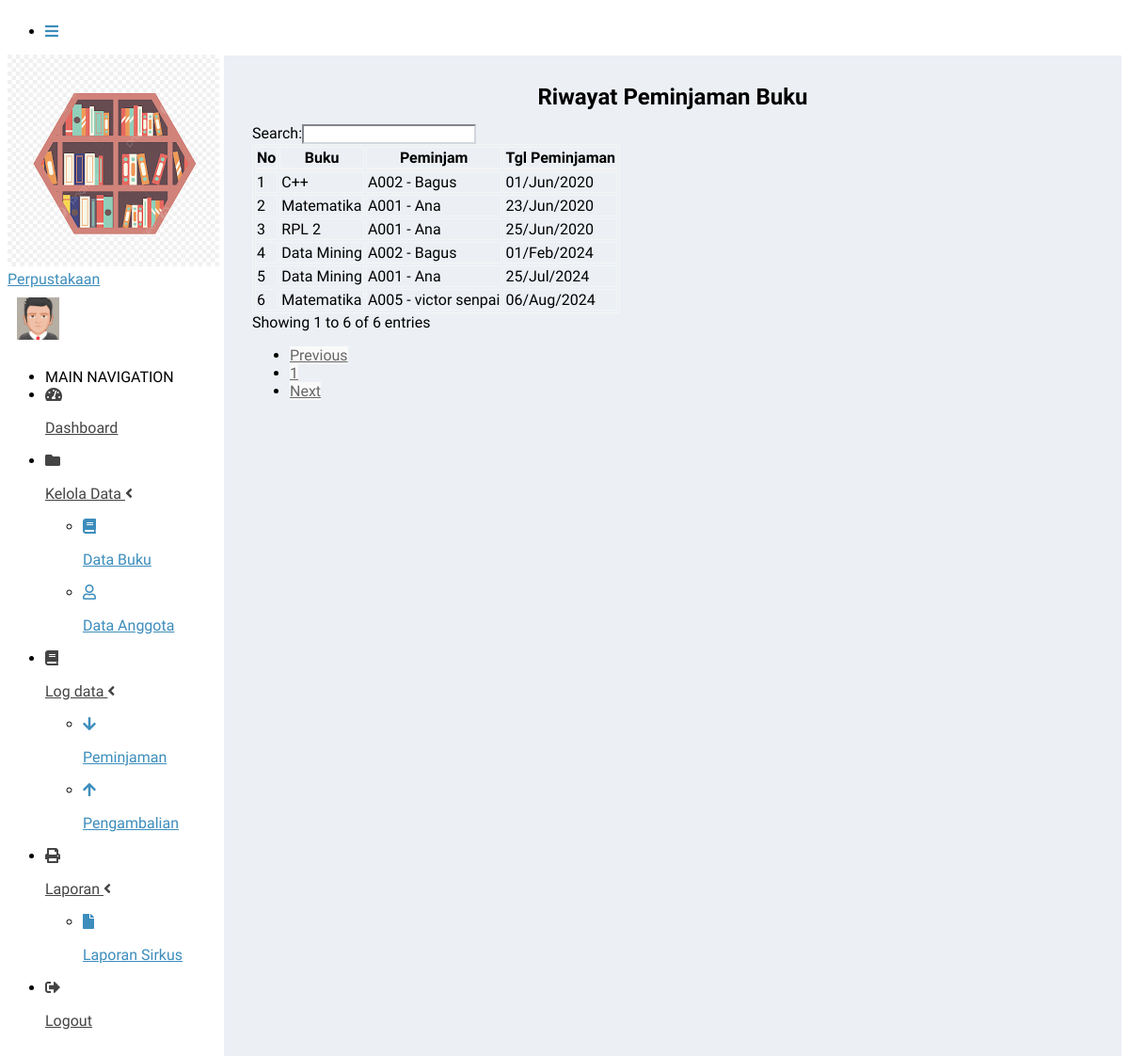
Screenshot of /?page=log_pinjam (signed in) with the database file from the repository.
### tables this page shows
CREATE TABLE `log_pinjam` (
  `id_log` int(11) NOT NULL AUTO_INCREMENT,
  `id_buku` varchar(10) NOT NULL,
  `id_anggota` varchar(10) NOT NULL,
  `tgl_pinjam` date NOT NULL,
  PRIMARY KEY (`id_log`),
  KEY `id_anggota` (`id_anggota`),
  KEY `id_buku` (`id_buku`)
);

CREATE TABLE `tb_buku` (
  `id_buku` varchar(10) NOT NULL,
  `judul_buku` varchar(50) NOT NULL,
  `pengarang` varchar(50) NOT NULL,
  `penerbit` varchar(50) NOT NULL,
  `th_terbit` year(4) NOT NULL,
  PRIMARY KEY (`id_buku`)
);

CREATE TABLE `tb_anggota` (
  `id_anggota` varchar(10) NOT NULL,
  `id_pengguna` int(11) NOT NULL,
  `nama` varchar(50) NOT NULL,
  `jekel` enum('Laki-laki','Perempuan') NOT NULL,
  `kelas` varchar(50) NOT NULL,
  `no_hp` varchar(20) NOT NULL,
  PRIMARY KEY (`id_anggota`),
  KEY `id_pengguna` (`id_pengguna`)
);

### admin/log/log_pinjam.php (the view)
<section class="content-header">
	<h1 style="text-align:center;">
		Riwayat Peminjaman Buku
	</h1>
</section>
<section class="content">
	<div class="card card-primary">
		<div class="card-body">
			<div class="table-responsive">
				<table id="example1" class="table table-bordered table-hover">
					<thead>
						<tr>
							<th>No</th>
							<th>Buku</th>
							<th>Peminjam</th>
							<th>Tgl Peminjaman</th>
						</tr>
					</thead>
					<tbody>
						<?php
						$koneksi = new mysqli ("localhost","root","","perpustakaan");
                  $no = 1;
                  $sql = $koneksi->query("SELECT b.judul_buku, a.id_anggota, a.nama, l.tgl_pinjam
                  from log_pinjam l inner join tb_buku b on l.id_buku=b.id_buku
				  inner join tb_anggota a on l.id_anggota=a.id_anggota order by tgl_pinjam asc");
                  while ($data= $sql->fetch_assoc()) {
                ?>
						<tr>
							<td>
								<?php echo $no++; ?>
							</td>
							<td>
								<?php echo $data['judul_buku']; ?>
							</td>
							<td>
								<?php echo $data['id_anggota']; ?>
								-
								<?php echo $data['nama']; ?>
							</td>
							<td>
								<?php  $tgl = $data['tgl_pinjam']; echo date("d/M/Y", strtotime($tgl))?>
							</td>
						</tr>
						<?php
                  }
                ?>
					</tbody>
				</table>
			</div>
		</div>
	</div>
</section>

### index.php (shortened to what this page needs)
<?php
if (isset($_SESSION["ses_username"]) == "") {
	header("location: login.php");
} else {
	$username = $_SESSION["ses_username"];
	$level = $_SESSION["ses_level"];
}
?>
<!DOCTYPE html>
<html lang="en">
<head>
  <link rel="stylesheet" href="app/plugins/fontawesome-free/css/all.min.css">
  <link rel="stylesheet" href="https://code.ionicframework.com/ionicons/2.0.1/css/ionicons.min.css">
  <link rel="stylesheet" href="app/plugins/tempusdominus-bootstrap-4/css/tempusdominus-bootstrap-4.min.css">
  <link rel="stylesheet" href="app/plugins/icheck-bootstrap/icheck-bootstrap.min.css">
  <link rel="stylesheet" href="app/plugins/jqvmap/jqvmap.min.css">
  <link rel="stylesheet" href="app/dist/css/adminlte.min.css">
  <link rel="stylesheet" href="app/plugins/overlayScrollbars/css/OverlayScrollbars.min.css">
  <link rel="stylesheet" href="app/plugins/daterangepicker/daterangepicker.css">
	<link rel="stylesheet" href="app/plugins/datatables-autofill/css/autoFill.bootstrap4.min.css">
	<link rel="stylesheet" href="app/plugins/select2/css/select2.min.css">
  <link rel="stylesheet" href="app/plugins/summernote/summernote-bs4.min.css">
  <link rel="stylesheet" href="app/plugins/sweetalert2/sweetalert2.min.css">
</head>
<body class="hold-transition sidebar-mini layout-fixed">
<div class="wrapper">
  <nav class="main-header navbar navbar-expand navbar-white navbar-light">
    <ul class="navbar-nav">
      <li class="nav-item">
        <a class="nav-link" data-widget="pushmenu" href="#" role="button"><i class="fas fa-bars"></i></a>
      </li>
    </ul>
  </nav>
  <aside class="main-sidebar sidebar-dark-primary elevation-4">
    <a href="index.php" class="brand-link">
      <img src="app/dist/img/perpus.png" alt="AdminLTE Logo" class="brand-image img-circle elevation-3" style="opacity: .8">
      <span class="brand-text font-weight-light">Perpustakaan</span>
    </a>
    <div class="sidebar">
      <div class="user-panel mt-3 pb-3 mb-3 d-flex">
        <div class="image">
          <img src="app/dist/img/avatar5.png" class="img-circle elevation-2" alt="User Image">
        </div>
        <div class="info">
          <a href="#" class="d-block"><?php echo $username; ?> | <?php echo $level?></a>
        </div>
      </div>
      <nav class="mt-2">
        <ul class="nav nav-pills nav-sidebar flex-column" data-widget="treeview" role="menu" data-accordion="false">
        <li class="nav-header">MAIN NAVIGATION</li>
        <?php if ($level == "Administrator") { ?>
          <li class="nav-item">
            <a href="http://localhost/perpustakaan/index.php" class="nav-link">
              <i class="nav-icon fas fa-tachometer-alt"></i>
              <p>
                Dashboard
              </p>
            </a>
          <li class="nav-item">
            <a href="#" class="nav-link">
              <i class="nav-icon fa fa-folder"></i>
              <p>
                Kelola Data
                <i class="fas fa-angle-left right"></i>
              </p>
            </a>
            <ul class="nav nav-treeview">
              <li class="nav-item">
                <a href="?page=MyApp/data_buku" class="nav-link">
                  <i class="fa fa-book nav-icon"></i>
                  <p>Data Buku</p>
                </a>
              </li>
              <li class="nav-item">
                <a href="?page=MyApp/data_agt" class="nav-link">
                  <i class="far fa-user nav-icon"></i>
                  <p>Data Anggota</p>
                </a>
              </li>
            </ul>
          </li>
          <li class="nav-item">
            <a href="#" class="nav-link">
              <i class="nav-icon fa fa-book"></i>
              <p>
                Log data
                <i class="fas fa-angle-left right"></i>
              </p>
            </a>
            <ul class="nav nav-treeview">
              <li class="nav-item">
                <a href="?page=log_pinjam" class="nav-link">
                  <i class="fa fa-arrow-down nav-icon"></i>
                  <p>Peminjaman</p>
                </a>
              </li>
              <li class="nav-item">
                <a href="?page=log_kembali" class="nav-link">
                  <i class="fa fa-arrow-up nav-icon"></i>
                  <p>Pengambalian</p>
                </a>
              </li>
            </ul>
          </li>
          <li class="nav-item">
            <a href="#" class="nav-link">
              <i class="nav-icon fa fa-print"></i>
              <p>
                Laporan
                <i class="fas fa-angle-left right"></i>
              </p>
            </a>
            <ul class="nav nav-treeview">
              <li class="nav-item">
                <a href="?page=laporan_sirkulasi" class="nav-link">
                  <i class="fa fa-file nav-icon"></i>
                  <p>Laporan Sirkus</p>
                </a>
              </li>
            </ul>
          </li>
          <li class="nav-header">SETTING</li>
          <li class="nav-item">
            <a href="?page=MyApp/data_pengguna" class="nav-link">
              <i class="nav-icon fa fa-user"></i>
              <p>
                Pengguna Sistem
              </p>
            </a>
          </li>
          <?php
					} elseif ($level == "Petugas") {
					?>
          <li class="nav-item">
            <a href="http://localhost/perpustakaan/index.php" class="nav-link">
              <i class="nav-icon fas fa-tachometer-alt"></i>
              <p>
                Dashboard
              </p>
            </a>
          <li class="nav-item">
            <a href="#" class="nav-link">
              <i class="nav-icon fa fa-folder"></i>
              <p>
                Kelola Data
                <i class="fas fa-angle-left right"></i>
              </p>
            </a>
            <ul class="nav nav-treeview">
              <li class="nav-item">
                <a href="?page=MyApp/data_buku" class="nav-link">
                  <i class="fa fa-book nav-icon"></i>
                  <p>Data Buku</p>
                </a>
              </li>
              <li class="nav-item">
                <a href="?page=MyApp/data_agt" class="nav-link">
                  <i class="far fa-user nav-icon"></i>
                  <p>Data Anggota</p>
                </a>
              </li>
            </ul>
          </li>
          <li class="nav-item">
            <a href="#" class="nav-link">
              <i class="nav-icon fa fa-book"></i>
              <p>
                Log data
                <i class="fas fa-angle-left right"></i>
              </p>
            </a>
            <ul class="nav nav-treeview">
              <li class="nav-item">
                <a href="?page=log_pinjam" class="nav-link">
                  <i class="fa fa-arrow-down nav-icon"></i>
                  <p>Peminjaman</p>
                </a>
              </li>
              <li class="nav-item">
                <a href="?page=log_kembali" class="nav-link">
                  <i class="fa fa-arrow-up nav-icon"></i>
                  <p>Pengambalian</p>
                </a>
              </li>
            </ul>
          </li>
          <li class="nav-item">
            <a href="#" class="nav-link">
              <i class="nav-icon fa fa-print"></i>
              <p>
                Laporan
                <i class="fas fa-angle-left right"></i>
              </p>
            </a>
            <ul class="nav nav-treeview">
              <li class="nav-item">
                <a href="?page=laporan_sirkulasi" class="nav-link">
                  <i class="fa fa-file nav-icon"></i>
                  <p>Laporan Sirkus</p>
                </a>
              </li>
            </ul>
          </li>
          <?php }?>
          <li class="nav-item">
            <a href="logout.php"  onclick="return confirm('Anda yakin keluar dari aplikasi ?')" class="nav-link">
              <i class="nav-icon fas fa-sign-out-alt"></i>
              <p>
                Logout
              </p>
            </a>
          </li>
        </ul>
      </nav>
    </div>
  </aside>
  <div class="content-wrapper">
    <section class="content">
    <?php
				if (isset($_GET['page'])) {
					$hal = $_GET['page'];
					switch ($hal) {
						case 'log_pinjam':
							include "admin/log/log_pinjam.php";
							break;
					}
				} else {
					if ($level == "Administrator") {
						include "home/admin.php";
					} elseif ($level == "Petugas") {
						include "home/petugas.php";
					}
				}
				?>
    </section>
  </div>
</div>
</body>
</html>

### rows the page displays
log_pinjam: id_buku.judul_buku "C++", id_anggota.id_anggota "A002", id_anggota.nama "Bagus", tgl_pinjam "01/Jun/2020"
log_pinjam: id_buku.judul_buku "Matematika", id_anggota.id_anggota "A001", id_anggota.nama "Ana", tgl_pinjam "23/Jun/2020"
log_pinjam: id_buku.judul_buku "RPL 2", id_anggota.id_anggota "A001", id_anggota.nama "Ana", tgl_pinjam "25/Jun/2020"
log_pinjam: id_buku.judul_buku "Data Mining", id_anggota.id_anggota "A002", id_anggota.nama "Bagus", tgl_pinjam "01/Feb/2024"
log_pinjam: id_buku.judul_buku "Data Mining", id_anggota.id_anggota "A001", id_anggota.nama "Ana", tgl_pinjam "25/Jul/2024"
log_pinjam: id_buku.judul_buku "Matematika", id_anggota.id_anggota "A005", id_anggota.nama "victor senpai", tgl_pinjam "06/Aug/2024"
